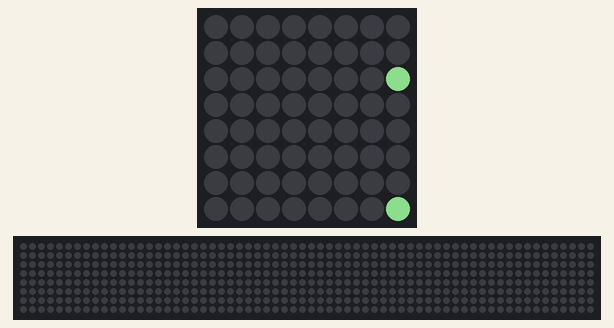
Bench run of a program on a simulated Raspberry Pi (BCM pin numbers) with a Sense HAT. Parts: the Sense HAT's 8×8 RGB LED matrix, a strip that is not on the board, showing the scrolling text unrolled. Dim RGB values are drawn brighter than linear; the 64×8 strip is a reading aid, not a part: it shows the text the matrix is scrolling, unrolled, one strip-width of it at a time; what the program prints to the terminal is not drawn. At 11.8 s the program stops and its outputs stay as they are.

Above: at 0.24 s.
At 1.3 s:
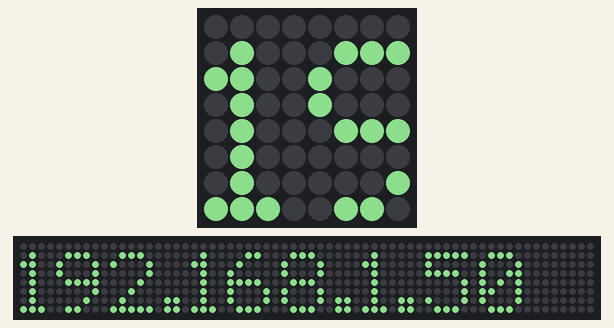
At 2.5 s:
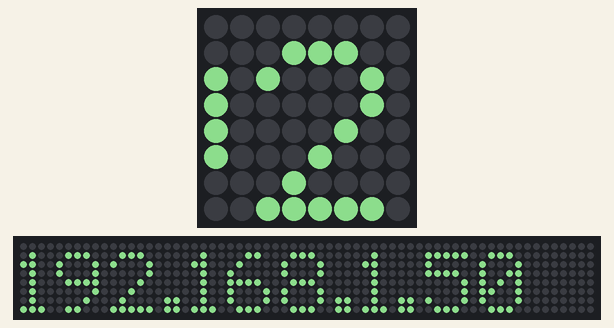
At 4.92 s:
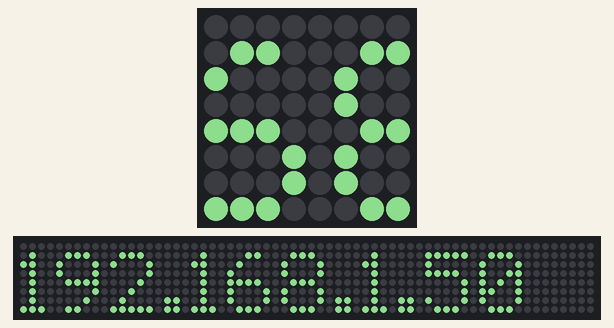
At 7.33 s:
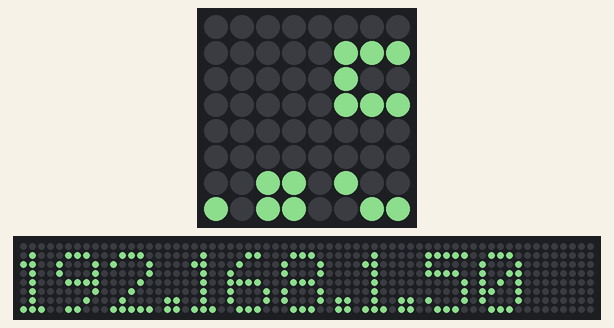
At 9.74 s:
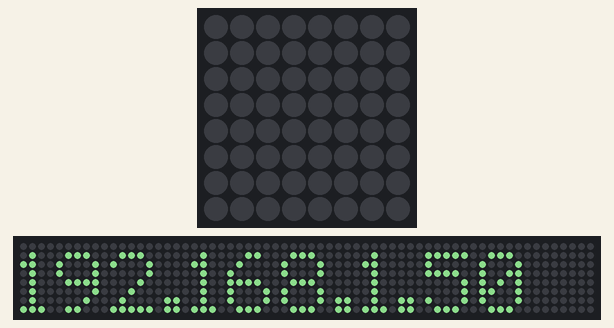

The program:

locate_ip.py
```python
import socket
from sense_hat import SenseHat
import time

try:
    sense = SenseHat()
except:
    print("Sense HAT not found, using emulator")
    sense = None

def get_ip_address():
    s = socket.socket(socket.AF_INET, socket.SOCK_DGRAM)
    s.connect(("8.8.8.8", 80))
    ip_address = s.getsockname()[0]
    s.close()
    return ip_address

def display_ip(ip_address):
    if sense:
        sense.set_rotation(180)
        sense.show_message(ip_address, scroll_speed=0.15, text_colour=[100, 155, 100], back_colour=[0, 0, 0])
        time.sleep(2)  # Display for 2 seconds
        print(f"Emulator: IP Address: {ip_address}")
    else:
        print(f"Emulator: IP Address: {ip_address}")

if __name__ == "__main__":
    ip = get_ip_address()
    display_ip(ip)
```
